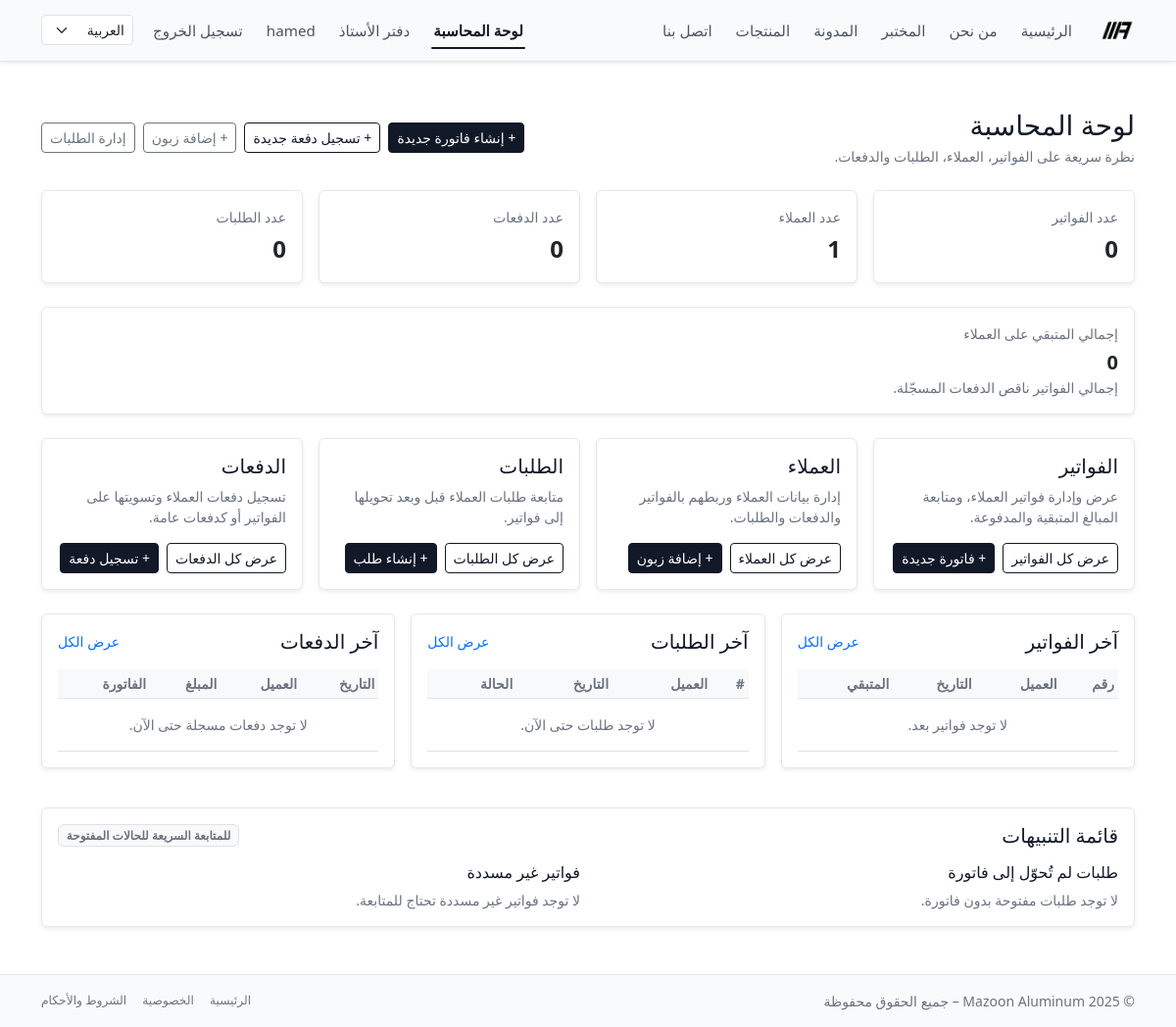
Before: /ar/accounting/ (signed in) with the older database file.
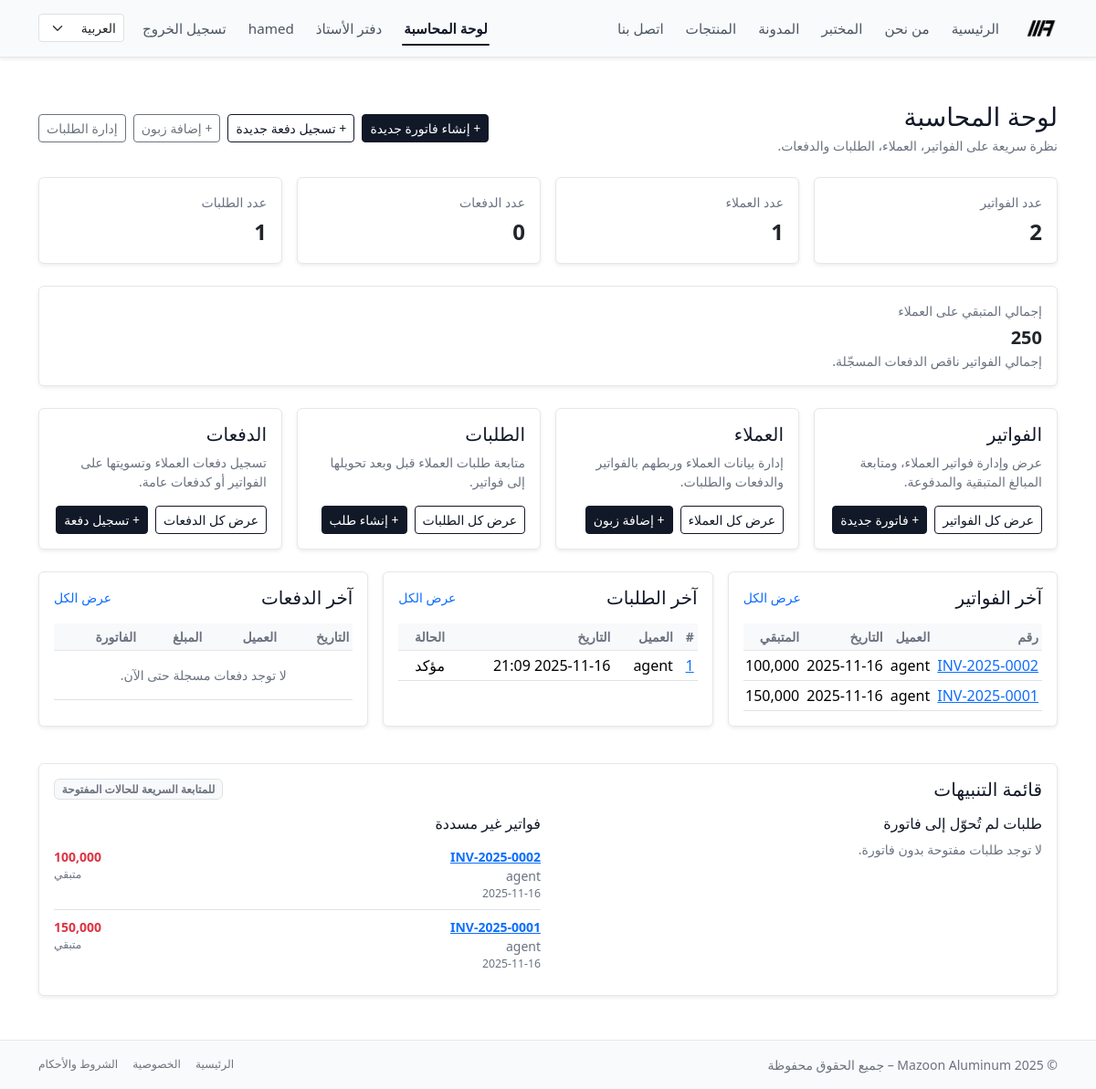
After: the same page with the newer database file.
### accounting/models.py (models this page shows, shortened)
class Invoice(models.Model):
    class Status(models.TextChoices):
        DRAFT = "draft", "Draft"
        SENT = "sent", "Sent"
        PARTIALLY_PAID = "partially_paid", "Partially Paid"
        PAID = "paid", "Paid"
        CANCELLED = "cancelled", "Cancelled"
    customer = models.ForeignKey(
        Customer,
        on_delete=models.PROTECT,
        related_name="invoices",
    )
    number = models.CharField(
        max_length=50,
        unique=True,
        blank=True,
        help_text="Human-readable invoice number, e.g. MAZ-2025-0001.",
    )
    issued_at = models.DateField(default=timezone.now)
    due_date = models.DateField(null=True, blank=True)
    description = models.TextField(blank=True)
    terms = models.TextField(
        blank=True,
        help_text="Terms and conditions shown on the invoice.",
    )
    total_amount = models.DecimalField(max_digits=12, decimal_places=3)
    paid_amount = models.DecimalField(
        max_digits=12,
        decimal_places=3,
        default=0,
        help_text="Cached sum of related payments for quick display.",
    )
    status = models.CharField(
        max_length=20,
        choices=Status.choices,
        default=Status.DRAFT,
    )
    created_at = models.DateTimeField(auto_now_add=True)
    updated_at = models.DateTimeField(auto_now=True)
    class Meta:
        ordering = ("-issued_at", "-id")
        indexes = [
            models.Index(fields=["number"]),
            models.Index(fields=["status"]),
            models.Index(fields=["issued_at"]),
        ]
    @property
    def balance(self) -> Decimal:
        return self.total_amount - self.paid_amount

class Customer(models.Model):
    user = models.OneToOneField(
        settings.AUTH_USER_MODEL,
        on_delete=models.SET_NULL,
        null=True,
        blank=True,
        related_name="customer_profile",
        help_text="Optional: link to a Django user for portal access.",
    )
    name = models.CharField(max_length=255)
    phone = models.CharField(max_length=50, blank=True)
    email = models.EmailField(blank=True)
    company_name = models.CharField(max_length=255, blank=True)
    tax_number = models.CharField(
        max_length=50,
        blank=True,
        help_text="Optional: VAT / Tax ID if applicable.",
    )
    address = models.TextField(blank=True)
    created_at = models.DateTimeField(auto_now_add=True)
    class Meta:
        ordering = ("name", "id")

class Order(models.Model):
    STATUS_DRAFT = "draft"
    STATUS_PENDING = "pending"      # طلب أونلاين ينتظر تأكيد موظف
    STATUS_CONFIRMED = "confirmed"  # تم التأكيد
    STATUS_CANCELLED = "cancelled"
    STATUS_CHOICES = [
        (STATUS_DRAFT, "مسودة"),
        (STATUS_PENDING, "بانتظار التأكيد"),
        (STATUS_CONFIRMED, "مؤكد"),
        (STATUS_CANCELLED, "ملغي"),
    ]
    customer = models.ForeignKey(
        Customer,
        on_delete=models.PROTECT,
        related_name="orders",
        verbose_name="الزبون",
    )
    created_by = models.ForeignKey(
        settings.AUTH_USER_MODEL,
        on_delete=models.SET_NULL,
        null=True,
        blank=True,
        related_name="orders_created",
        verbose_name="تم إدخاله بواسطة",
    )
    invoice = models.OneToOneField(
        "Invoice",
        on_delete=models.SET_NULL,
        null=True,
        blank=True,
        related_name="order",
        verbose_name="الفاتورة الناتجة",
    )
    status = models.CharField(
        max_length=20,
        choices=STATUS_CHOICES,
        default=STATUS_PENDING,
    )
    is_online = models.BooleanField(
        default=False,
        help_text="صحيح إذا كان الطلب تم من بوابة الزبون.",
    )
    created_at = models.DateTimeField(auto_now_add=True)
    confirmed_by = models.ForeignKey(
        settings.AUTH_USER_MODEL,
        on_delete=models.PROTECT,
        null=True,
        blank=True,
        related_name="confirmed_orders",
        verbose_name="تم تأكيده بواسطة",
    )
    confirmed_at = models.DateTimeField(null=True, blank=True)
    notes = models.TextField(blank=True, verbose_name="ملاحظات داخلية")
    class Meta:
        ordering = ("-created_at", "id")

### accounting/views.py (the view)
# urls.py: path("", views.AccountingDashboardView.as_view(), name="dashboard"),
@method_decorator(accounting_staff_required, name="dispatch")
class AccountingDashboardView(TemplateView):
    template_name = "accounting/dashboard.html"
    def get_context_data(self, **kwargs):
        ctx = super().get_context_data(**kwargs)
        invoices = Invoice.objects.select_related("customer").all()
        customers = Customer.objects.all()
        payments = Payment.objects.select_related("customer", "invoice").all()
        orders = Order.objects.select_related("customer").all()
        total_amount = invoices.aggregate(s=Sum("total_amount"))["s"] or Decimal("0")
        total_paid = invoices.aggregate(s=Sum("paid_amount"))["s"] or Decimal("0")
        total_balance = total_amount - total_paid
        ctx["invoice_count"] = invoices.count()
        ctx["customer_count"] = customers.count()
        ctx["payment_count"] = payments.count()
        ctx["order_count"] = orders.count()
        ctx["total_amount"] = total_amount
        ctx["total_balance"] = total_balance
        ctx["recent_invoices"] = invoices.order_by("-issued_at", "-id")[:5]
        ctx["recent_payments"] = payments.order_by("-date", "-id")[:5]
        ctx["recent_orders"] = orders.order_by("-created_at", "-id")[:5]
        ctx["pending_orders"] = (
            orders
            .filter(invoice__isnull=True)
            .order_by("-created_at", "-id")[:5]
        )
        ctx["unpaid_invoices"] = (
            invoices
            .exclude(status=Invoice.Status.PAID)
            .exclude(status=Invoice.Status.CANCELLED)
            .filter(total_amount__gt=F("paid_amount"))
            .order_by("-issued_at", "-id")[:5]
        )
        return ctx

### accounting/views.py (called while the page is built)
def is_accounting_staff(user):
    return (
        user.is_authenticated
        and user.is_active
        and user.groups.filter(name="accounting_staff").exists()
    )

### templates/accounting/dashboard.html (shortened to what the changed rows need)
{% extends "base.html" %}
{% load i18n %}
{% block content %}
<div class="py-4">
  <div class="d-flex flex-wrap justify-content-between align-items-center mb-4 gap-2">
    <div>
      <h1 class="h3 mb-1">
        {% trans "لوحة المحاسبة" %}
      </h1>
    </div>
  </div>
  <div class="row g-3 mb-4">
    <div class="col-md-3 col-sm-6">
      <div class="card h-100 border-0 shadow-sm">
        <div class="card-body">
          <div class="text-muted small mb-1">
            {% trans "عدد الفواتير" %}
          </div>
          <div class="fs-4 fw-bold">{{ invoice_count }}</div>
        </div>
      </div>
    </div>
    <div class="col-md-3 col-sm-6">
      <div class="card h-100 border-0 shadow-sm">
        <div class="card-body">
          <div class="text-muted small mb-1">
            {% trans "عدد الطلبات" %}
          </div>
          <div class="fs-4 fw-bold">{{ order_count }}</div>
        </div>
      </div>
    </div>
  </div>
  <div class="row mb-4">
    <div class="col-12">
      <div class="card border-0 shadow-sm">
        <div class="card-body d-flex flex-wrap justify-content-between align-items-center gap-2">
          <div>
            <div class="text-muted small mb-1">
              {% trans "إجمالي المتبقي على العملاء" %}
            </div>
            <div class="fs-5 fw-bold text-nowrap">
              {{ total_balance }}
            </div>
            <div class="text-muted small">
              {% trans "إجمالي الفواتير ناقص الدفعات المسجّلة." %}
            </div>
          </div>
        </div>
      </div>
    </div>
  </div>
  <div class="row g-3">
    <div class="col-md-4">
      <div class="card h-100 border-0 shadow-sm">
        <div class="card-body">
          <div class="table-responsive">
            <table class="table table-sm align-middle mb-0">
              <thead class="table-light">
                <tr>
                  <th class="small text-muted">{% trans "رقم" %}</th>
                  <th class="small text-muted">{% trans "العميل" %}</th>
                  <th class="small text-muted">{% trans "التاريخ" %}</th>
                  <th class="small text-muted">{% trans "المتبقي" %}</th>
                </tr>
              </thead>
              <tbody>
                {% for inv in recent_invoices %}
                  <tr>
                    <td class="text-nowrap">
                      <a href="{% url 'accounting:invoice_detail' number=inv.number %}">
                        {{ inv.number }}
                      </a>
                    </td>
                    <td>
                      {{ inv.customer.name }}
                    </td>
                    <td class="text-nowrap">
                      {{ inv.issued_at|date:"Y-m-d" }}
                    </td>
                    <td class="text-nowrap">
                      {{ inv.balance }}
                    </td>
                  </tr>
                {% empty %}
                  <tr>
                    <td colspan="4" class="text-muted text-center small py-3">
                      {% trans "لا توجد فواتير بعد." %}
                    </td>
                  </tr>
                {% endfor %}
              </tbody>
            </table>
          </div>
        </div>
      </div>
    </div>
    <div class="col-md-4">
      <div class="card h-100 border-0 shadow-sm">
        <div class="card-body">
          <div class="table-responsive">
            <table class="table table-sm align-middle mb-0">
              <thead class="table-light">
                <tr>
                  <th class="small text-muted">#</th>
                  <th class="small text-muted">{% trans "العميل" %}</th>
                  <th class="small text-muted">{% trans "التاريخ" %}</th>
                  <th class="small text-muted">{% trans "الحالة" %}</th>
                </tr>
              </thead>
              <tbody>
                {% for order in recent_orders %}
                  <tr>
                    <td class="text-nowrap">
                      <a href="{% url 'accounting:order_detail' pk=order.pk %}">
                        {{ order.id }}
                      </a>
                    </td>
                    <td>{{ order.customer.name }}</td>
                    <td class="text-nowrap">{{ order.created_at|date:"Y-m-d H:i" }}</td>
                    <td>
                      {{ order.get_status_display }}
                    </td>
                  </tr>
                {% empty %}
                  <tr>
                    <td colspan="4" class="text-muted text-center small py-3">
                      {% trans "لا توجد طلبات حتى الآن." %}
                    </td>
                  </tr>
                {% endfor %}
              </tbody>
            </table>
          </div>
        </div>
      </div>
    </div>
    <div class="col-md-4">
      <div class="card h-100 border-0 shadow-sm">
        <div class="card-body">
          <div class="table-responsive">
            <table class="table table-sm align-middle mb-0">
              <thead class="table-light">
                <tr>
                  <th class="small text-muted">{% trans "التاريخ" %}</th>
                  <th class="small text-muted">{% trans "العميل" %}</th>
                  <th class="small text-muted">{% trans "المبلغ" %}</th>
                  <th class="small text-muted">{% trans "الفاتورة" %}</th>
                </tr>
              </thead>
            </table>
          </div>
        </div>
      </div>
    </div>
  </div>
  <div class="row g-3 mt-4">
    <div class="col-12">
      <div class="card border-0 shadow-sm">
        <div class="card-body">
          <div class="row g-3">
            <div class="col-md-6">
              <h6 class="mb-2">
                {% trans "فواتير غير مسددة" %}
              </h6>
              {% if unpaid_invoices %}
                <ul class="list-group list-group-flush small">
                  {% for inv in unpaid_invoices %}
                    <li class="list-group-item d-flex justify-content-between align-items-start px-0">
                      <div>
                        <div class="fw-semibold">
                          <a href="{% url 'accounting:invoice_detail' number=inv.number %}">
                            {{ inv.number }}
                          </a>
                        </div>
                        <div class="text-muted">
                          {{ inv.customer.name }}
                        </div>
                        <div class="text-muted small">
                          {{ inv.issued_at|date:"Y-m-d" }}
                        </div>
                      </div>
                      <div class="text-end">
                        {% if inv.balance > 0 %}
                          <div class="fw-semibold text-danger">
                            {{ inv.balance }}
                          </div>
                          <div class="text-muted small">
                            {% trans "متبقي" %}
                          </div>
                        {% else %}
                          <span class="badge bg-warning text-dark">
                            {% trans "حالة غير مدفوعة" %}
                          </span>
                        {% endif %}
                      </div>
                    </li>
                  {% endfor %}
                </ul>
              {% else %}
                <p class="text-muted small mb-0">
                  {% trans "لا توجد فواتير غير مسددة تحتاج للمتابعة." %}
                </p>
              {% endif %}
            </div>
          </div>
        </div>
      </div>
    </div>
  </div>
</div>
{% endblock %}

Changed rows visible on the page:
added Invoice: number "INV-2025-0002", customer.name "agent", issued_at "2025-11-16", balance "100,000"
added Invoice: number "INV-2025-0001", customer.name "agent", issued_at "2025-11-16", balance "150,000"
added Order: id "1", customer.name "agent", created_at "2025-11-16 21:09", status "مؤكد"
Other visible differences:
{{ invoice_count }}: "0" → "2"
{{ order_count }}: "0" → "1"
{{ total_balance }}: "0" → "250"
text no longer shown: "لا توجد فواتير بعد. لا توجد طلبات حتى الآن. لا توجد فواتير غير مسددة تحتاج للمتابعة."
